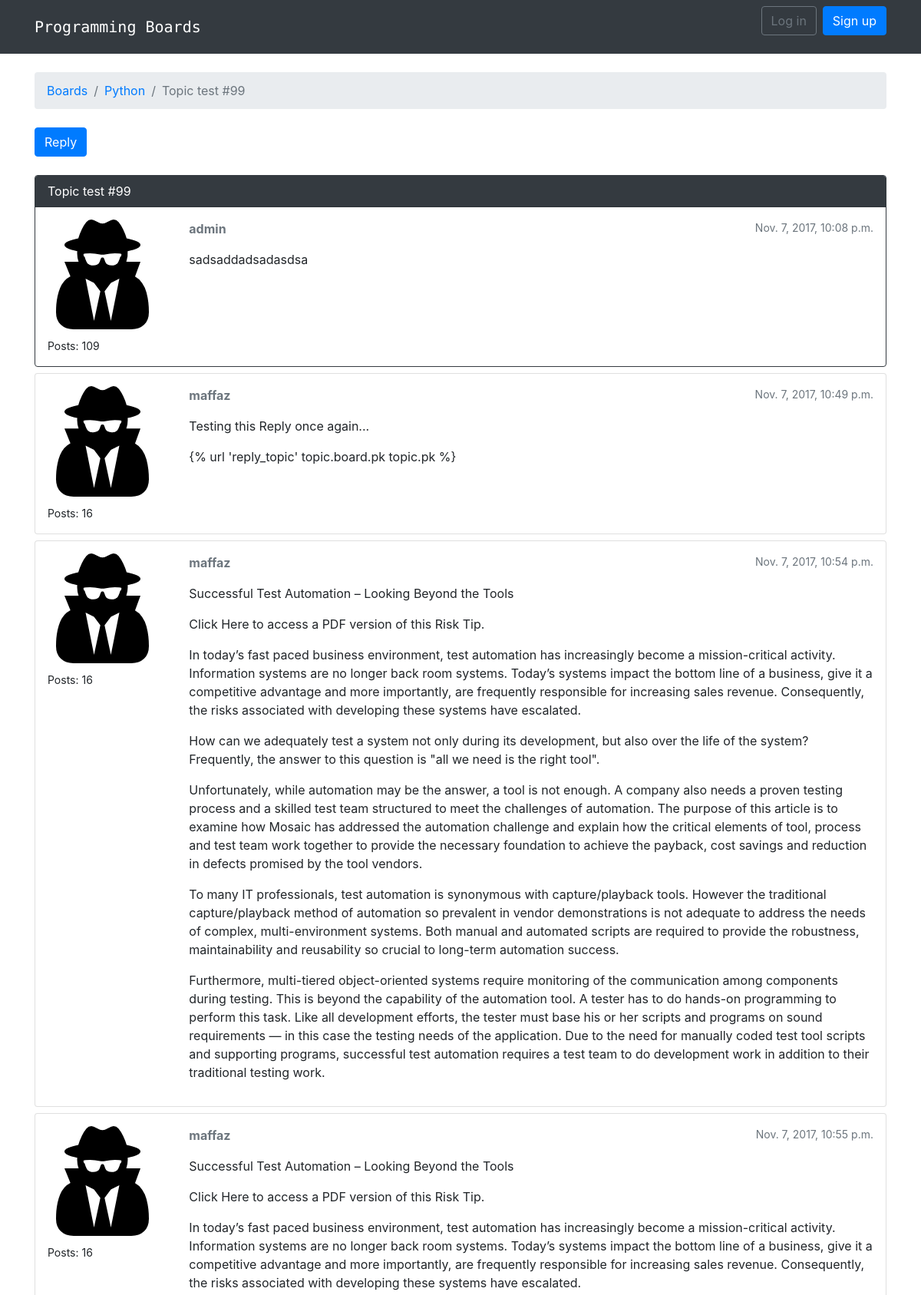
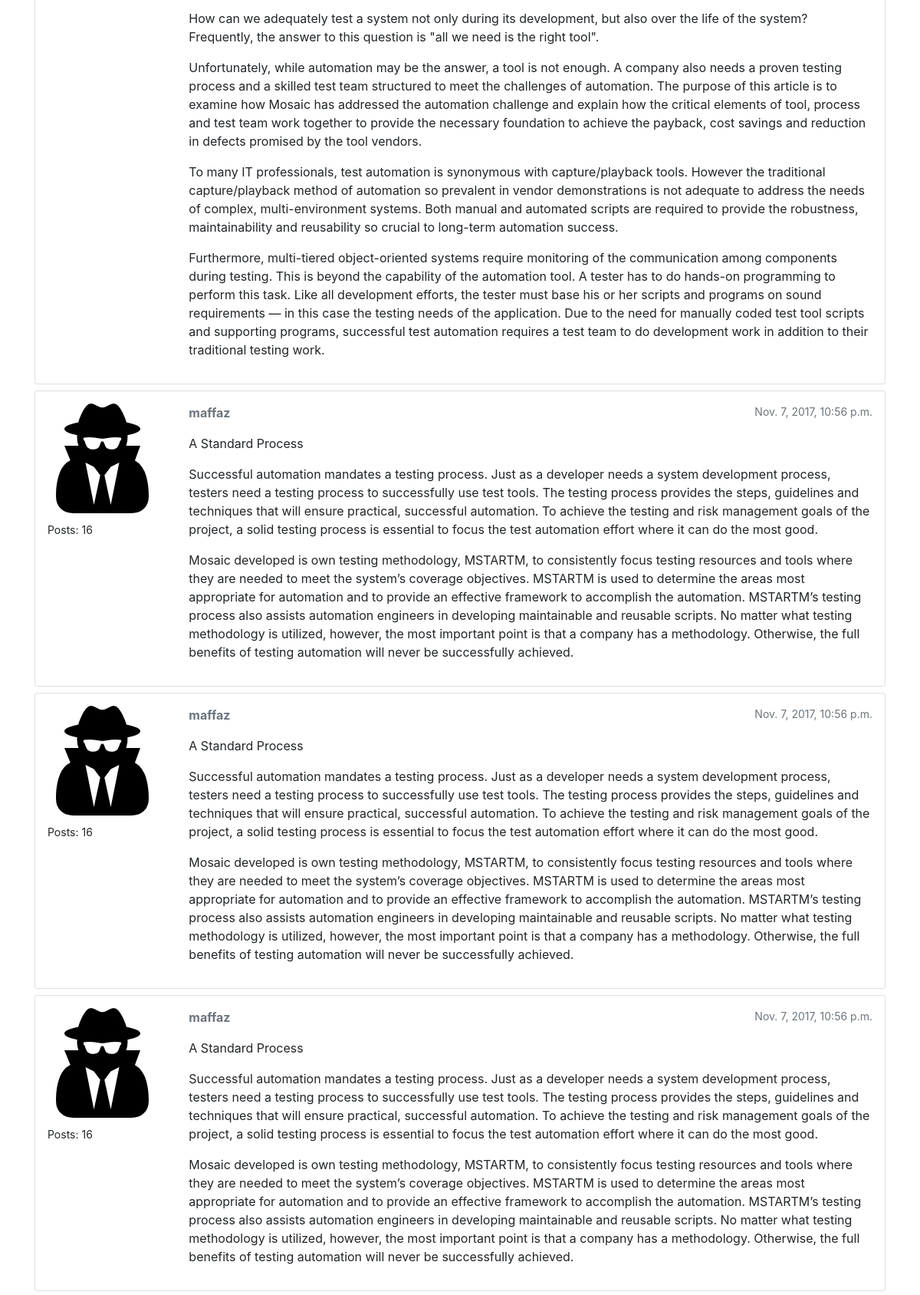
The page /boards/1/topics/108/ (upper part) on the database its author committed (2 pictures, top to bottom).
### boards/models.py (models this page shows, shortened)
class Topic(models.Model):
    subject = models.CharField(max_length=255)
    last_updated = models.DateTimeField(auto_now_add=True)
    board = models.ForeignKey(Board, related_name='topics')
    starter = models.ForeignKey(User, related_name='topics')
    views = models.PositiveIntegerField(default=0)

class Board(models.Model):
    name = models.CharField(max_length=30, unique=True)
    description = models.CharField(max_length=100)

class Post(models.Model):
    message = models.TextField(max_length=5000)
    topic = models.ForeignKey(Topic, related_name='posts')
    created_at = models.DateTimeField(auto_now_add=True)
    updated_at = models.DateTimeField(null=True)
    created_by = models.ForeignKey(User, related_name='posts')
    updated_by = models.ForeignKey(User, null=True, related_name='+')
    def get_message_as_markdown(self):
        return mark_safe(markdown(self.message, safe_mode='escape'))

### boards/views.py (the view)
# urls.py: url(r'^boards/(?P<pk>\d+)/topics/(?P<topic_pk>\d+)/$', views.PostListView.as_view(), name='topic_posts'),
class PostListView(ListView):
    model = Post
    context_object_name = 'posts'
    template_name = 'topic_posts.html'
    paginate_by = 10
    def get_context_data(self, **kwargs):
        self.topic.views += 1
        self.topic.save()
        kwargs['topic'] = self.topic
        return super().get_context_data(**kwargs)
    def get_queryset(self):
        self.topic = get_object_or_404(Topic, board__pk=self.kwargs.get('pk'), pk=self.kwargs.get('topic_pk'))
        queryset = self.topic.posts.order_by('created_at')
        return queryset

### templates/topic_posts.html (shortened to what this page needs)
{% extends 'base.html' %}
{% load static %}
{% block breadcrumb %}
  <li class="breadcrumb-item"><a href="{% url 'home' %}">Boards</a></li>
  <li class="breadcrumb-item"><a href="{% url 'board_topics' topic.board.pk %}">{{ topic.board.name }}</a></li>
  <li class="breadcrumb-item active">{{ topic.subject }}</li>
{% endblock %}
{% block content %}
  <div class="mb-4">
    <a href="{% url 'reply_topic' topic.board.pk topic.pk %}" class="btn btn-primary" role="button">Reply</a>
  </div>
  {% for post in posts %}
      <div class="card {% if forloop.last %}mb-4{% else %}mb-2{% endif %} {% if forloop.first %}border-dark{% endif %}">
          {% if forloop.first %}
            <div class="card-header text-white bg-dark py-2 px-3">{{ topic.subject }}</div>
    {% endif %}
      <div class="card-body p-3">
        <div class="row">
          <div class="col-2">
            <img src="{% static 'img/user.svg' %}" alt="{{ post.created_by.username }}" class="w-100">
            <small>Posts: {{ post.created_by.posts.count }}</small>
          </div>
          <div class="col-10">
            <div class="row mb-3">
              <div class="col-6">
                <strong class="text-muted">{{ post.created_by.username }}</strong>
              </div>
              <div class="col-6 text-right">
                <small class="text-muted">{{ post.created_at }}</small>
              </div>
            </div>
            {{ post.get_message_as_markdown }}
          </div>
        </div>
      </div>
    </div>
  {% endfor %}
{% endblock %}

### rows shown on the page
Topic: board.name "Python", subject "Topic test #99"
Post: created_by.posts.count "109", created_by.username "admin", created_at "Nov. 7, 2017, 10:08 p.m.", get_message_as_markdown "sadsaddadsadasdsa"
Post: created_by.posts.count "16", created_by.username "maffaz", created_at "Nov. 7, 2017, 10:49 p.m.", get_message_as_markdown "Testing this Reply once again... {% url 'reply_topic' topic.board.pk topic.pk %}"
Post: created_by.posts.count "16", created_by.username "maffaz", created_at "Nov. 7, 2017, 10:54 p.m.", get_message_as_markdown "Successful Test Automation – Looking Beyond the Tools Click Here to access a PDF version of this Risk Tip. In today’s fast paced business environment, test automation has increasingly become a mission-critical activity. Information systems are no longer back room systems. Today’s systems impact the bottom line of a business, give it a competitive advantage and more importantly, are frequently responsible for increasing sales revenue. Consequently, the risks associated with developing these systems have escalated. How can we adequately test a system not only during its development, but also over the life of the system? Frequently, the answer to this question is \"all we need is the right…"
Post: created_by.posts.count "16", created_by.username "maffaz", created_at "Nov. 7, 2017, 10:55 p.m.", get_message_as_markdown "Successful Test Automation – Looking Beyond the Tools Click Here to access a PDF version of this Risk Tip. In today’s fast paced business environment, test automation has increasingly become a mission-critical activity. Information systems are no longer back room systems. Today’s systems impact the bottom line of a business, give it a competitive advantage and more importantly, are frequently responsible for increasing sales revenue. Consequently, the risks associated with developing these systems have escalated. How can we adequately test a system not only during its development, but also over the life of the system? Frequently, the answer to this question is \"all we need is the right…"
Post: created_by.posts.count "16", created_by.username "maffaz", created_at "Nov. 7, 2017, 10:56 p.m.", get_message_as_markdown "A Standard Process Successful automation mandates a testing process. Just as a developer needs a system development process, testers need a testing process to successfully use test tools. The testing process provides the steps, guidelines and techniques that will ensure practical, successful automation. To achieve the testing and risk management goals of the project, a solid testing process is essential to focus the test automation effort where it can do the most good. Mosaic developed is own testing methodology, MSTARTM, to consistently focus testing resources and tools where they are needed to meet the system’s coverage objectives. MSTARTM is used to determine the areas most appropriate…"
Post: created_by.posts.count "16", created_by.username "maffaz", created_at "Nov. 7, 2017, 10:56 p.m.", get_message_as_markdown "A Standard Process Successful automation mandates a testing process. Just as a developer needs a system development process, testers need a testing process to successfully use test tools. The testing process provides the steps, guidelines and techniques that will ensure practical, successful automation. To achieve the testing and risk management goals of the project, a solid testing process is essential to focus the test automation effort where it can do the most good. Mosaic developed is own testing methodology, MSTARTM, to consistently focus testing resources and tools where they are needed to meet the system’s coverage objectives. MSTARTM is used to determine the areas most appropriate…"
Post: created_by.posts.count "16", created_by.username "maffaz", created_at "Nov. 7, 2017, 10:56 p.m.", get_message_as_markdown "A Standard Process Successful automation mandates a testing process. Just as a developer needs a system development process, testers need a testing process to successfully use test tools. The testing process provides the steps, guidelines and techniques that will ensure practical, successful automation. To achieve the testing and risk management goals of the project, a solid testing process is essential to focus the test automation effort where it can do the most good. Mosaic developed is own testing methodology, MSTARTM, to consistently focus testing resources and tools where they are needed to meet the system’s coverage objectives. MSTARTM is used to determine the areas most appropriate…"
